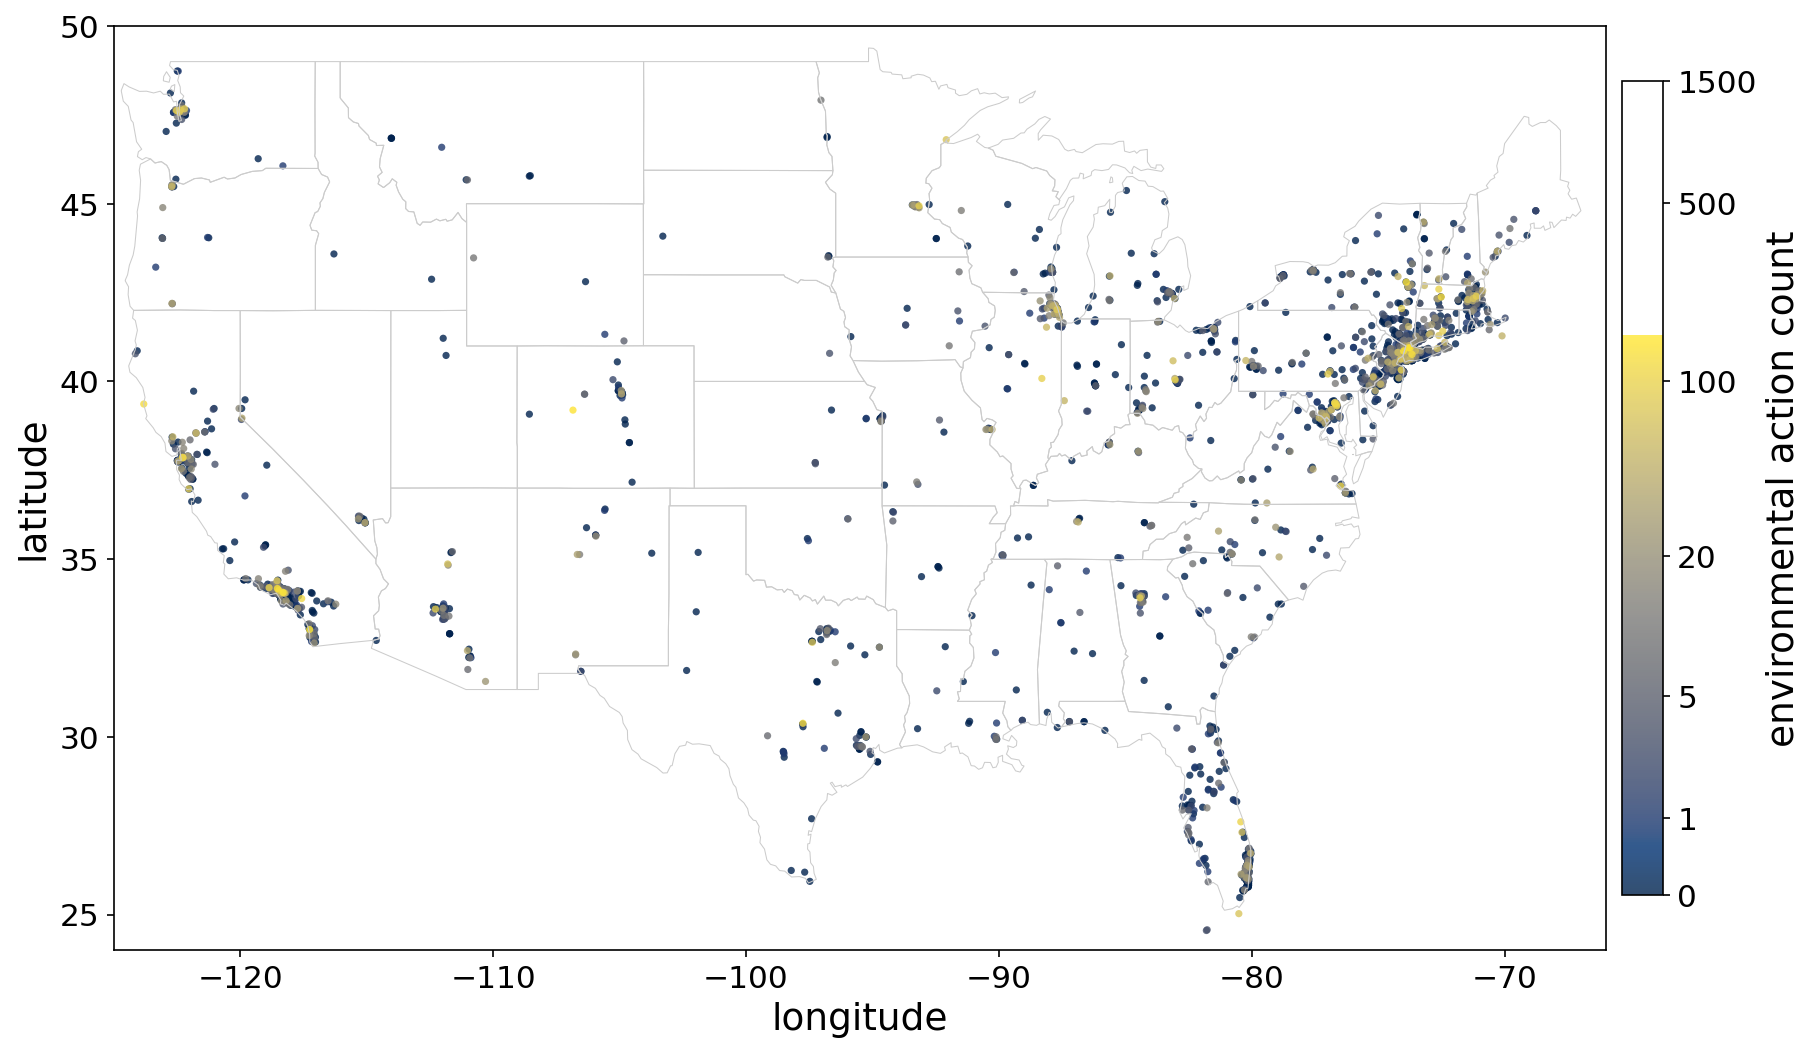

Write the Python code that produced this figure.
"""
Point cloud of synagogues across the United States, coloured by environmental
action count.

Each successfully crawled synagogue with coordinates is plotted at its lat/lon
and coloured by its action count (number of non-N/A llm_chunk_classifications;
0 if none).  Counts are heavily right-skewed, so colour is mapped on a
log(1 + count) scale with the colour-blind-friendly cividis ramp.

Outputs:
  synagogue_action_pointcloud.png   — static map (CONUS) with state outlines
  synagogue_action_pointcloud.html  — interactive plotly scattergeo (zoomable)

Usage:
    python 11_analysis/synagogue_action_pointcloud.py
"""

import argparse
import json
import os
import sys
from pathlib import Path

import matplotlib
matplotlib.use("Agg")
import matplotlib.pyplot as plt
import numpy as np
import pandas as pd
import plotly.graph_objects as go
import psycopg2
from dotenv import load_dotenv

ROOT = Path(__file__).parent.parent
load_dotenv(ROOT / ".env")
HERE = Path(__file__).parent
OUT = HERE          # reassigned in main() from --source
sys.path.insert(0, str(HERE / "recreate_existing"))
import recreate_common as rc  # noqa: E402

rc.apply_font_sizes()     # central AXIS_FONT_SIZE typography
from recreate_common import excluded_ids_sql  # noqa: E402

STATES_GEOJSON = ("https://raw.githubusercontent.com/PublicaMundi/MappingAPI/"
                  "master/data/geojson/us-states.json")
CD_URL = ("/vsizip/vsicurl/https://www2.census.gov/geo/tiger/GENZ2024/shp/"
          "cb_2024_us_cd119_500k.zip")
CMAP = "cividis"
TICKS = [0, 1, 5, 20, 100, 500, 1500]

FIPS_TO_ABBR = {
    "01":"AL","02":"AK","04":"AZ","05":"AR","06":"CA","08":"CO","09":"CT",
    "10":"DE","11":"DC","12":"FL","13":"GA","15":"HI","16":"ID","17":"IL",
    "18":"IN","19":"IA","20":"KS","21":"KY","22":"LA","23":"ME","24":"MD",
    "25":"MA","26":"MI","27":"MN","28":"MS","29":"MO","30":"MT","31":"NE",
    "32":"NV","33":"NH","34":"NJ","35":"NM","36":"NY","37":"NC","38":"ND",
    "39":"OH","40":"OK","41":"OR","42":"PA","44":"RI","45":"SC","46":"SD",
    "47":"TN","48":"TX","49":"UT","50":"VT","51":"VA","53":"WA","54":"WV",
    "55":"WI","56":"WY","60":"AS","66":"GU","69":"MP","72":"PR","78":"VI",
}


def get_conn():
    return psycopg2.connect(
        host=os.getenv("DB_HOST", "localhost"),
        port=int(os.getenv("DB_PORT", 8989)),
        dbname=os.getenv("DB_NAME", "synagogues"),
        user=os.getenv("DB_USER", "research"),
        password=os.getenv("DB_PASSWORD"),
    )


def load_points() -> pd.DataFrame:
    conn = get_conn()
    cur = conn.cursor()
    cur.execute(f"""
        WITH crawled AS (
            SELECT DISTINCT s.id, s.name, s.lat, s.lon
            FROM synagogues s
            JOIN websites w ON w.synagogue_id = s.id AND w.has_error = FALSE
            WHERE s.lat IS NOT NULL AND s.lon IS NOT NULL
              AND {excluded_ids_sql("s")}
        ),
        action_counts AS (
            SELECT s.id, COUNT(*) AS n_actions
            FROM synagogues s
            JOIN websites w ON w.synagogue_id = s.id AND w.has_error = FALSE
            JOIN web_pages wp ON wp.website_id = w.id
            {rc.action_join_sql("wp", "c", "m")}
            WHERE c.category <> 'N/A' AND c.category IS NOT NULL
              AND (c.error IS NULL OR c.error = '')
              AND {excluded_ids_sql("s")}
            GROUP BY s.id
        )
        SELECT c.id, c.name, c.lat, c.lon, COALESCE(ac.n_actions, 0) AS n_actions
        FROM crawled c
        LEFT JOIN action_counts ac ON ac.id = c.id
    """)
    df = pd.DataFrame(cur.fetchall(), columns=["id", "name", "lat", "lon", "n_actions"])
    cur.close(); conn.close()
    return df


def load_district_results() -> pd.DataFrame:
    """Per-district 2024 GEN Democratic two-party vote share + winner."""
    conn = get_conn()
    cur = conn.cursor()
    cur.execute("""
        WITH gen AS (
            SELECT er.district_id,
                   SUM(ec.candidatevotes) FILTER (WHERE ec.party = 'democrat')   AS dem,
                   SUM(ec.candidatevotes) FILTER (WHERE ec.party = 'republican') AS rep
            FROM election_races er
            JOIN election_candidates ec ON ec.race_id = er.id
            WHERE er.year = 2024 AND er.stage = 'GEN'
            GROUP BY er.district_id
        )
        SELECT district_id, dem, rep
        FROM gen WHERE (dem + rep) > 0
    """)
    df = pd.DataFrame(cur.fetchall(), columns=["district_id", "dem", "rep"])
    cur.close(); conn.close()
    df["dem_share"] = df["dem"] / (df["dem"] + df["rep"])
    df["winner"] = np.where(df["dem_share"] >= 0.5, "Democrat", "Republican")
    return df


def load_district_layer():
    """GeoDataFrame of 119th CD boundaries merged with 2024 results, + geojson."""
    import geopandas as gpd
    res = load_district_results()
    gdf = gpd.read_file(CD_URL, columns=["STATEFP", "CD119FP", "GEOID", "geometry"])
    gdf["district_id"] = gdf.apply(
        lambda r: f"{FIPS_TO_ABBR.get(r['STATEFP'], r['STATEFP'])}-{int(r['CD119FP'])}",
        axis=1,
    )
    gdf = gdf.merge(res, on="district_id", how="inner").to_crs(4326)
    gdf["geometry"] = gdf["geometry"].simplify(0.01, preserve_topology=True)
    geojson = json.loads(gdf.set_index("district_id").to_json())
    return gdf, geojson


def main():
    ap = argparse.ArgumentParser(description=__doc__)
    rc.add_source_arg(ap)
    args = ap.parse_args()
    global OUT
    rc.set_source(args.source)   # must precede excluded_ids_sql()
    OUT = rc.out_dir(HERE)
    df = load_points()
    print(f"Synagogues plotted: {len(df)}  |  with >=1 action: "
          f"{(df['n_actions'] > 0).sum()}  |  max: {df['n_actions'].max()}")

    color = np.log1p(df["n_actions"].values)
    vmax = color.max()
    order = np.argsort(color)        # high-action points drawn on top

    # ── static PNG ─────────────────────────────────────────────────────────────
    import geopandas as gpd
    states = gpd.read_file(STATES_GEOJSON)
    fig, ax = plt.subplots(figsize=(14, 8))
    states.boundary.plot(ax=ax, color="0.8", linewidth=0.5)
    sc = ax.scatter(df["lon"].values[order], df["lat"].values[order],
                    c=color[order], cmap=CMAP, vmin=0, vmax=vmax,
                    s=12, alpha=0.8, linewidths=0)
    ax.set_xlim(-125, -66); ax.set_ylim(24, 50)
    ax.set_xlabel("longitude"); ax.set_ylabel("latitude")
    cbar = fig.colorbar(sc, ax=ax, fraction=0.025, pad=0.01)
    cbar.set_ticks(np.log1p(TICKS)); cbar.set_ticklabels([str(t) for t in TICKS])
    cbar.set_label("environmental action count")
    fig.savefig(OUT / "synagogue_action_pointcloud.png", dpi=150, bbox_inches="tight")
    print(f"Wrote {OUT/'synagogue_action_pointcloud.png'}")

    # ── interactive HTML (point cloud + togglable district election layer) ──────
    dgdf, dgeojson = load_district_layer()
    print(f"District layer: {len(dgdf)} districts with 2024 results")

    dfo = df.iloc[order]
    fig2 = go.Figure()

    # trace 0: congressional districts coloured by Dem two-party share.
    # Starts hidden; toggled on with the button below.  Drawn before the points
    # so the markers always sit on top.
    fig2.add_trace(go.Choropleth(
        geojson=dgeojson, locations=dgdf["district_id"], featureidkey="id",
        z=dgdf["dem_share"] * 100, zmin=0, zmax=100,
        colorscale="RdBu", zmid=50,
        marker_line_color="white", marker_line_width=0.3,
        visible=False,
        colorbar=dict(title="Dem<br>vote %", x=1.0, len=0.9),
        customdata=np.stack([dgdf["district_id"], dgdf["winner"],
                             (dgdf["dem_share"]*100).round(1)], axis=-1),
        hovertemplate=("%{customdata[0]}<br>winner: %{customdata[1]}"
                       "<br>Dem share: %{customdata[2]}%<extra></extra>"),
    ))

    # trace 1: synagogue point cloud (always visible).
    fig2.add_trace(go.Scattergeo(
        lon=dfo["lon"], lat=dfo["lat"], mode="markers",
        marker=dict(
            size=5, color=np.log1p(dfo["n_actions"]), colorscale=CMAP,
            cmin=0, cmax=vmax, opacity=0.85, line=dict(width=0),
            colorbar=dict(title="action<br>count", x=1.12, len=0.9,
                          tickvals=np.log1p(TICKS),
                          ticktext=[str(t) for t in TICKS]),
        ),
        text=[f"{n}<br>actions: {a}" for n, a in zip(dfo["name"], dfo["n_actions"])],
        hovertemplate="%{text}<extra></extra>",
    ))

    fig2.update_geos(scope="usa")
    fig2.update_layout(
        font=dict(size=rc.FS_PLOTLY),   # central AXIS_FONT_SIZE typography
        margin=dict(l=0, r=0, t=10, b=0),
        updatemenus=[dict(
            type="buttons", direction="right", showactive=True,
            x=0.01, xanchor="left", y=0.97, yanchor="top",
            buttons=[
                dict(label="Districts: off", method="update",
                     args=[{"visible": [False, True]}]),
                dict(label="Districts: 2024 Dem vote %", method="update",
                     args=[{"visible": [True, True]}]),
            ],
        )],
    )
    fig2.write_html(OUT / "synagogue_action_pointcloud.html")
    print(f"Wrote {OUT/'synagogue_action_pointcloud.html'}")


if __name__ == "__main__":
    main()
